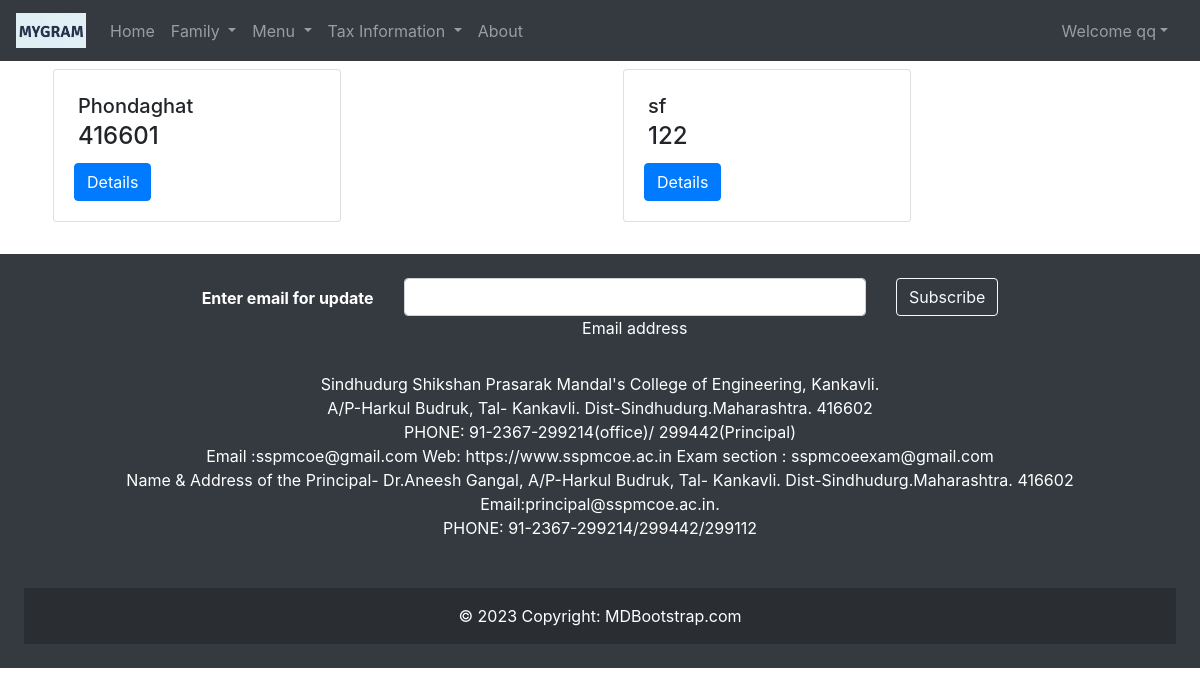
Before: /viewgram/ (signed in) with the older database file.
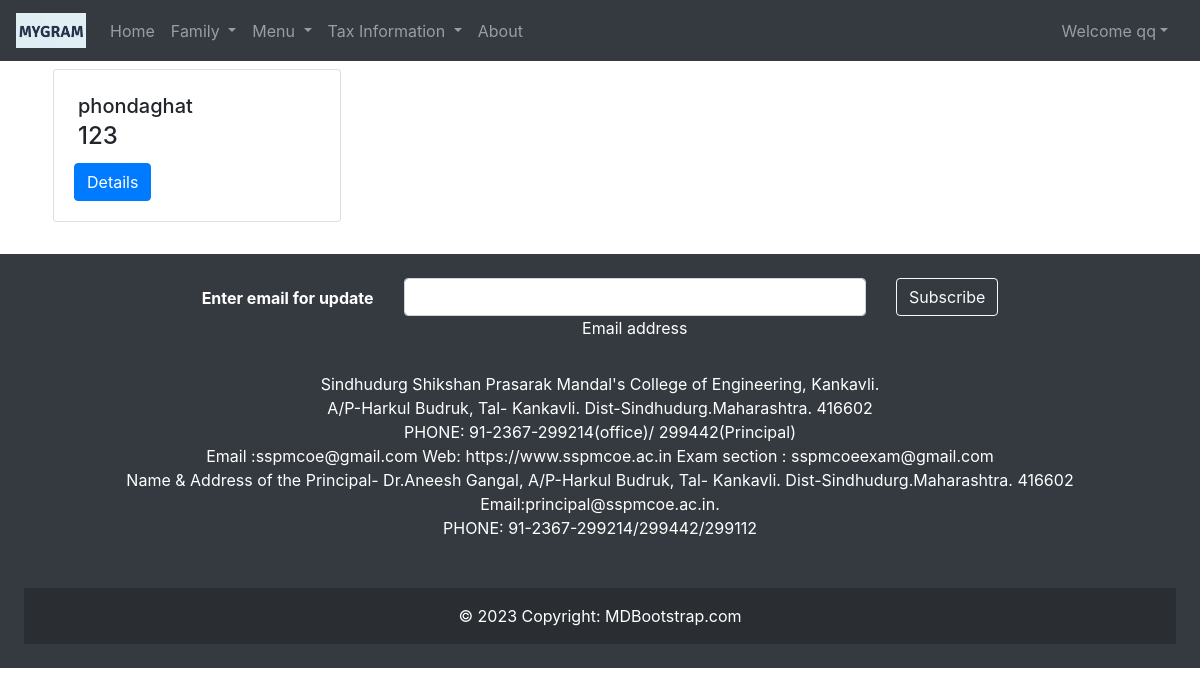
After: the same page with the newer database file.
### gramapp/models.py (models this page shows, shortened)
class Grampanchayat(models.Model):
    gramid = models.IntegerField(primary_key=True)
    gramname = models.CharField(max_length=50, unique=True)
    gramaddress = models.TextField(max_length=100)
    gramemail = models.EmailField()
    gramcontact = models.CharField(max_length=10)

### gramapp/views.py (the view)
# urls.py: path('viewgram/', views.viewgram, name='viewgram'),
def viewgram(request):
    grampanchayat = Grampanchayat.objects.all()
    context = {'grampanchayat': grampanchayat}
    return render(request, 'gramapp/viewGrampanchayat.html', context)

### templates/gramapp/viewGrampanchayat.html (shortened to what this page needs)
{% extends 'gramapp/base1.html' %}
{% block body %}
<div class="container">
    <div class="row justify-content-center">
        {% if grampanchayat %}
    {% for grampanchayat in grampanchayat %}
        <div class="col md-6">
            <div class="card m-2" style="width: 18rem;">
                <div class="card-body">
                    <h5 class="card-title m-1">{{grampanchayat.gramname}}</h5>
                    <h4 class="card-subtitle m-1">{{grampanchayat.gramaddress}}</h4>
                    <a href="{% url 'gramdetail' grampanchayat.pk %}" class="btn btn-primary mt-2">Details</a>
                </div>
            </div>
        </div>
            {% endfor %}
{% else %}
 <h4>No Grampanchayat</h4>
{% endif %}
    </div>
</div>
{% endblock body %}

Changed rows visible on the page:
removed Grampanchayat: gramname "sf", gramaddress "122"
changed Grampanchayat: gramname "Phondaghat" → "phondaghat"; gramaddress "416601" → "123"
